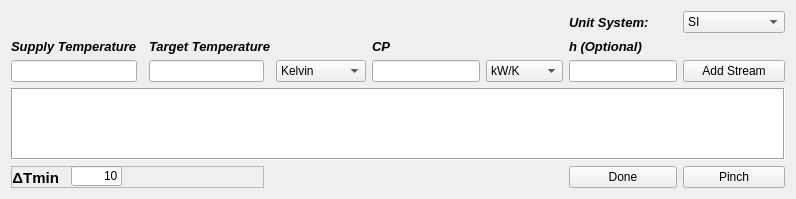
      <widget class="QWidget" name="tab">
       <attribute name="title">
        <string>Streams</string>
       </attribute>
       <layout class="QGridLayout" name="gridLayout_4">
        <item row="1" column="5">
         <widget class="QLabel" name="label_4">
          <property name="font">
           <font>
            <family>Arial</family>
            <pointsize>10</pointsize>
            <weight>75</weight>
            <italic>true</italic>
            <bold>true</bold>
           </font>
          </property>
          <property name="text">
           <string>CP</string>
          </property>
         </widget>
        </item>
        <item row="2" column="4">
         <widget class="QComboBox" name="comboBox">
          <item>
           <property name="text">
            <string>Kelvin</string>
           </property>
          </item>
          <item>
           <property name="text">
            <string>Celsius</string>
           </property>
          </item>
          <item>
           <property name="text">
            <string>Fahrenheit</string>
           </property>
          </item>
          <item>
           <property name="text">
            <string>Rankine</string>
           </property>
          </item>
         </widget>
        </item>
        <item row="2" column="5">
         <widget class="QLineEdit" name="lineEdit3"/>
        </item>
        <item row="2" column="8">
         <widget class="QPushButton" name="pushButton">
          <property name="text">
           <string>Add Stream</string>
          </property>
         </widget>
        </item>
        <item row="2" column="6">
         <widget class="QComboBox" name="comboBox_3">
          <item>
           <property name="text">
            <string>kW/K</string>
           </property>
          </item>
          <item>
           <property name="text">
            <string>Btu/(hºF)</string>
           </property>
          </item>
         </widget>
        </item>
        <item row="1" column="0">
         <widget class="QLabel" name="label_2">
          <property name="font">
           <font>
            <family>Arial</family>
            <pointsize>10</pointsize>
            <weight>75</weight>
            <italic>true</italic>
            <bold>true</bold>
           </font>
          </property>
          <property name="text">
           <string>Supply Temperature</string>
          </property>
         </widget>
        </item>
        <item row="1" column="2" colspan="2">
         <widget class="QLabel" name="label_3">
          <property name="font">
           <font>
            <family>Arial</family>
            <pointsize>10</pointsize>
            <weight>75</weight>
            <italic>true</italic>
            <bold>true</bold>
           </font>
          </property>
          <property name="text">
           <string>Target Temperature</string>
          </property>
         </widget>
        </item>
        <item row="2" column="0">
         <widget class="QLineEdit" name="lineEdit">
          <property name="sizePolicy">
           <sizepolicy hsizetype="MinimumExpanding" vsizetype="Fixed">
            <horstretch>0</horstretch>
            <verstretch>0</verstretch>
           </sizepolicy>
          </property>
         </widget>
        </item>
        <item row="2" column="7">
         <widget class="QLineEdit" name="lineEdit3_2"/>
        </item>
        <item row="4" column="8">
         <widget class="QPushButton" name="pinchbutton">
          <property name="toolTip">
           <string>Click after confirming stream's properties</string>
          </property>
          <property name="text">
           <string>Pinch</string>
          </property>
         </widget>
        </item>
        <item row="2" column="2">
         <widget class="QLineEdit" name="lineEdit2">
          <property name="sizePolicy">
           <sizepolicy hsizetype="MinimumExpanding" vsizetype="Fixed">
            <horstretch>0</horstretch>
            <verstretch>0</verstretch>
           </sizepolicy>
          </property>
         </widget>
        </item>
        <item row="4" column="7">
         <widget class="QPushButton" name="donebutton">
          <property name="text">
           <string>Done</string>
          </property>
         </widget>
        </item>
        <item row="1" column="7" colspan="2">
         <widget class="QLabel" name="label_5">
          <property name="font">
           <font>
            <family>Arial</family>
            <pointsize>10</pointsize>
            <weight>75</weight>
            <italic>true</italic>
            <bold>true</bold>
           </font>
          </property>
          <property name="text">
           <string>h (Optional)</string>
          </property>
         </widget>
        </item>
        <item row="3" column="0" colspan="9">
         <widget class="QTableWidget" name="tableWidget">
          <property name="layoutDirection">
           <enum>Qt::LeftToRight</enum>
          </property>
          <property name="autoFillBackground">
           <bool>false</bool>
          </property>
          <property name="styleSheet">
           <string notr="true"/>
          </property>
          <property name="frameShape">
           <enum>QFrame::Box</enum>
          </property>
          <property name="frameShadow">
           <enum>QFrame::Sunken</enum>
          </property>
          <property name="verticalScrollBarPolicy">
           <enum>Qt::ScrollBarAsNeeded</enum>
          </property>
          <property name="horizontalScrollBarPolicy">
           <enum>Qt::ScrollBarAsNeeded</enum>
          </property>
          <property name="sizeAdjustPolicy">
           <enum>QAbstractScrollArea::AdjustToContents</enum>
          </property>
          <property name="showGrid">
           <bool>true</bool>
          </property>
          <property name="gridStyle">
           <enum>Qt::SolidLine</enum>
          </property>
          <property name="sortingEnabled">
           <bool>false</bool>
          </property>
          <property name="wordWrap">
           <bool>true</bool>
          </property>
          <attribute name="horizontalHeaderVisible">
           <bool>false</bool>
          </attribute>
          <attribute name="horizontalHeaderCascadingSectionResizes">
           <bool>false</bool>
          </attribute>
          <attribute name="horizontalHeaderDefaultSectionSize">
           <number>82</number>
          </attribute>
          <attribute name="horizontalHeaderHighlightSections">
           <bool>false</bool>
          </attribute>
          <attribute name="horizontalHeaderStretchLastSection">
           <bool>false</bool>
          </attribute>
          <attribute name="verticalHeaderVisible">
           <bool>false</bool>
          </attribute>
          <attribute name="verticalHeaderCascadingSectionResizes">
           <bool>true</bool>
          </attribute>
          <attribute name="verticalHeaderMinimumSectionSize">
           <number>23</number>
          </attribute>
          <attribute name="verticalHeaderDefaultSectionSize">
           <number>30</number>
          </attribute>
          <column>
           <property name="text">
            <string>Input</string>
           </property>
          </column>
          <column>
           <property name="text">
            <string>Output</string>
           </property>
          </column>
          <column>
           <property name="text">
            <string>CP</string>
           </property>
          </column>
          <column>
           <property name="text">
            <string>Type</string>
           </property>
          </column>
          <column>
           <property name="text">
            <string>Unit</string>
           </property>
          </column>
         </widget>
        </item>
        <item row="0" column="8">
         <widget class="QComboBox" name="tempcombo1">
          <item>
           <property name="text">
            <string>SI</string>
           </property>
          </item>
          <item>
           <property name="text">
            <string>Imperial units</string>
           </property>
          </item>
         </widget>
        </item>
        <item row="4" column="0" colspan="3">
         <widget class="QFrame" name="frame">
          <property name="frameShape">
           <enum>QFrame::StyledPanel</enum>
          </property>
          <property name="frameShadow">
           <enum>QFrame::Raised</enum>
          </property>
          <widget class="QLabel" name="label_6">
           <property name="geometry">
            <rect>
             <x>-30</x>
             <y>0</y>
             <width>78</width>
             <height>23</height>
            </rect>
           </property>
           <property name="font">
            <font>
             <pointsize>11</pointsize>
             <weight>75</weight>
             <bold>true</bold>
            </font>
           </property>
           <property name="text">
            <string>ΔTmin</string>
           </property>
           <property name="alignment">
            <set>Qt::AlignRight|Qt::AlignTrailing|Qt::AlignVCenter</set>
           </property>
          </widget>
          <widget class="QLineEdit" name="lineEdit_2">
           <property name="geometry">
            <rect>
             <x>60</x>
             <y>0</y>
             <width>51</width>
             <height>20</height>
            </rect>
           </property>
           <property name="text">
            <string>10</string>
           </property>
           <property name="alignment">
            <set>Qt::AlignRight|Qt::AlignTrailing|Qt::AlignVCenter</set>
           </property>
          </widget>
         </widget>
        </item>
        <item row="0" column="7">
         <widget class="QLabel" name="label">
          <property name="font">
           <font>
            <family>Arial</family>
            <pointsize>10</pointsize>
            <weight>75</weight>
            <italic>true</italic>
            <bold>true</bold>
           </font>
          </property>
          <property name="text">
           <string>Unit System:</string>
          </property>
         </widget>
        </item>
       </layout>
      </widget>
